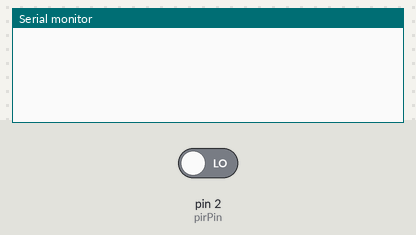
Bench run of a sketch on a simulated Arduino Uno, built with avr-gcc and run on an emulated ATmega328P. Shown: the last lines printed to the serial monitor. The inputs (shaded band) are chosen by the test bench; at power-on: pin 2 (pirPin) LOW.

Above: at 1.2 s.
1.3 s: pin 2 (pirPin) driven HIGH
At 2.2 s:
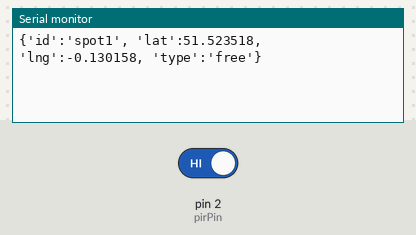
2.8 s: pin 2 (pirPin) driven LOW
At 3.3 s:
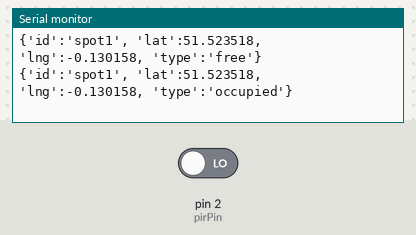

The sketch:

arduino.ino
```cpp
/*
 * Silvia code for PIR sensor and Arduino
 */

int pirPin = 2; // choose the input pin (for PIR sensor)
int pirState = LOW; // we start, assuming no motion detected
int val = 0; // variable for reading the pin status
String inputString = ""; // holds messages coming from the nodejs server
boolean stringComplete = false; // status of when string is complete

//setup arduino board
void setup()
{
  Serial.begin(9600); // set the Baud Rate
  pinMode(pirPin, INPUT); // set sensor as input pin
}

//read state of PIR sensor and print output
void loop(){
  val = digitalRead(pirPin); // read input value
  if (val == HIGH) {         // check if the input is HIGH
    if (pirState == LOW) {
      // we have just turned on
      Serial.println("{'id':'spot1', 'lat':51.523518, 'lng':-0.130158, 'type':'free'}");
      // only print on the output change, not state
      pirState = HIGH;
    }
  } else {
    if (pirState == HIGH){
      // we have just turned of
      Serial.println("{'id':'spot1', 'lat':51.523518, 'lng':-0.130158, 'type':'occupied'}");
      // only print on the output change, not state
      pirState = LOW;
    }
  }
}

// //deals with receiving messages from node js server
//  void serialEvent() {
//   while (Serial.available()) {
//     // get the new byte:
//     char inChar = (char)Serial.read();
//     // add it to the inputString:
//     inputString += inChar;
//     // if the incoming character is a "\n" we detect the end of the string
//     if (inChar == '\r') {
//       stringComplete = true;
//     }
//   }
// }
```

Measured:
- after the input at 1.3 s, the serial monitor: prints a new line at once (image 1)
- after the input at 2.8 s, the serial monitor: prints a new line at once (image 2)
